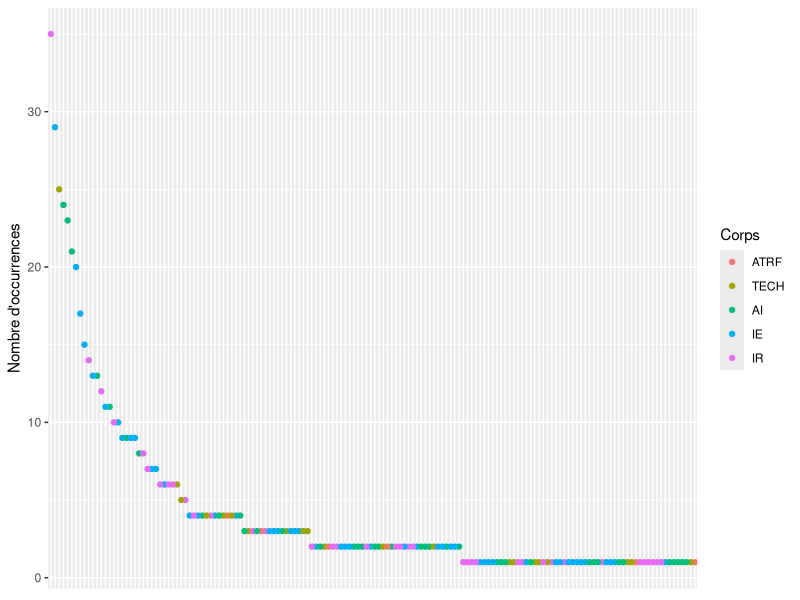
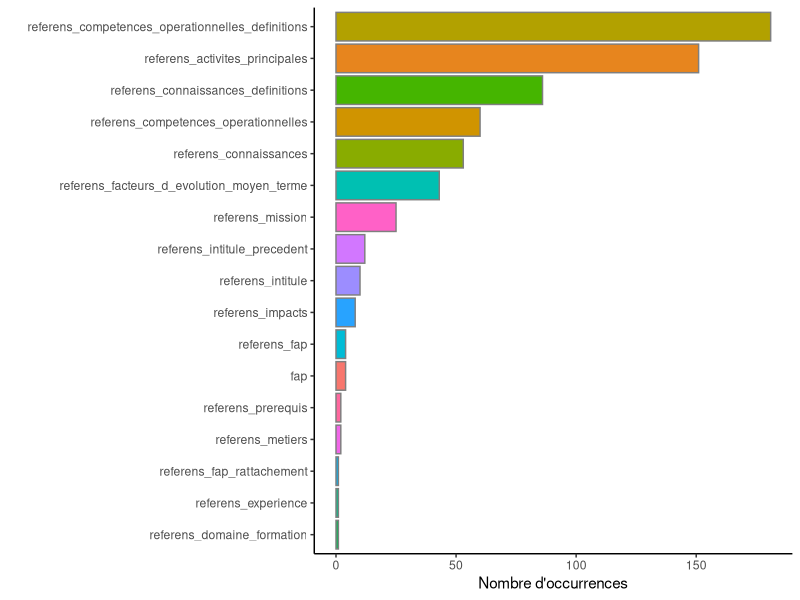
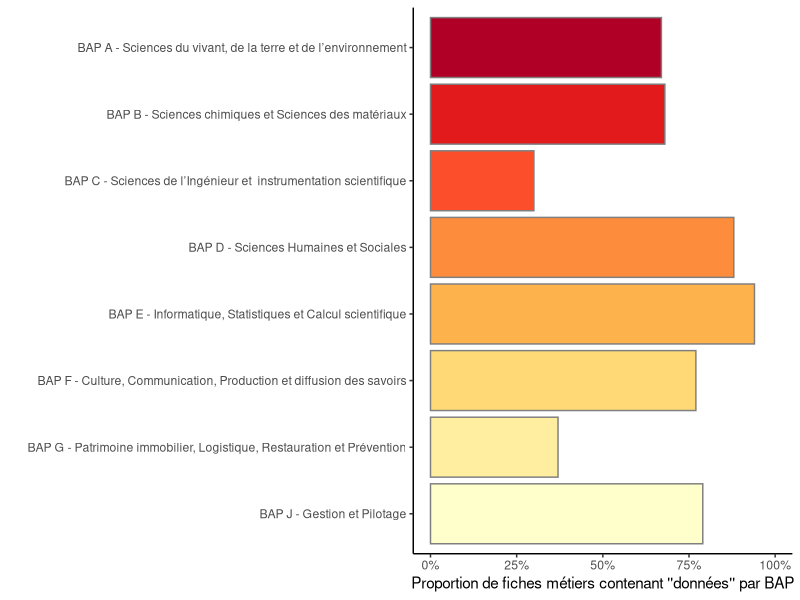
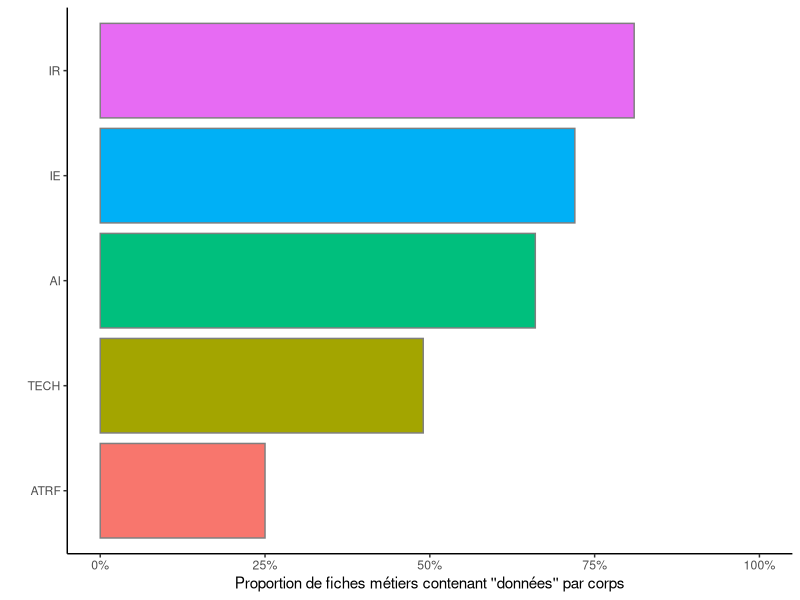
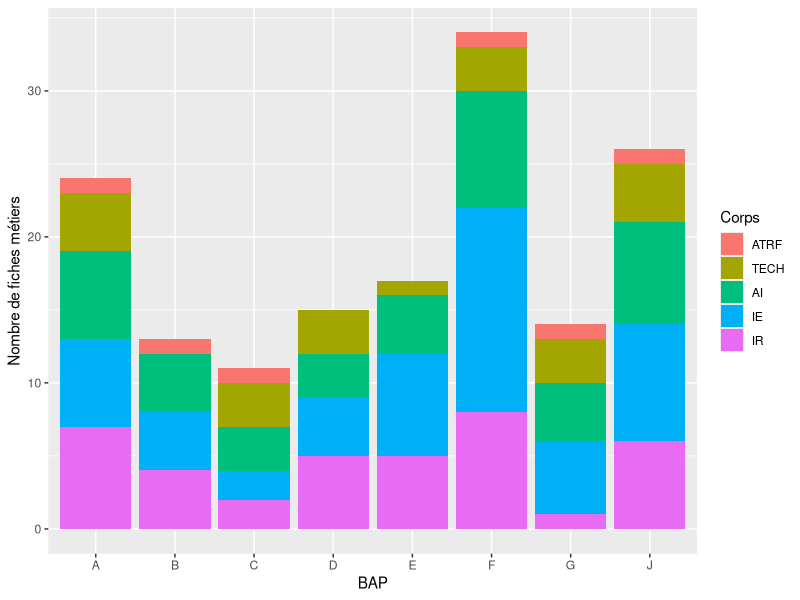
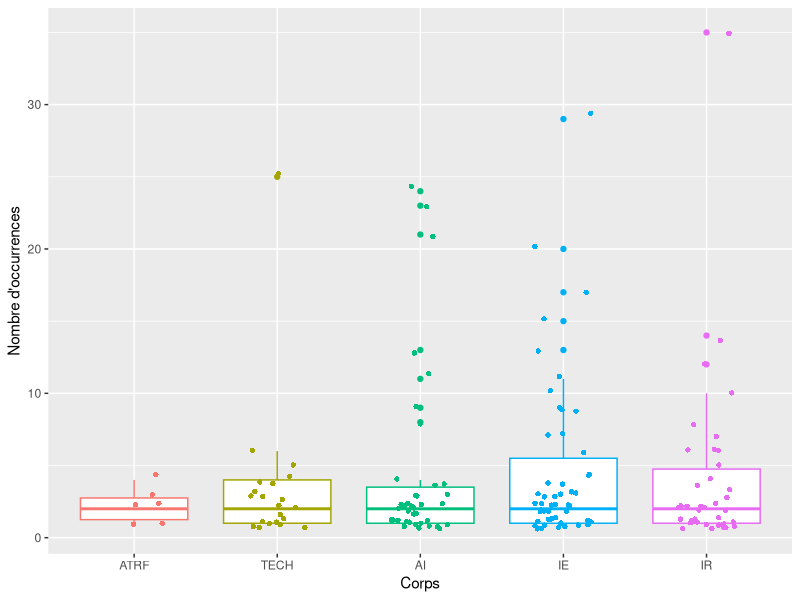

The R script that drew these images, in order:
## ---- chunk 1
knitr::opts_chunk$set(echo = TRUE)
library(tidyr, quietly = TRUE)
library(dplyr, quietly = TRUE)
library(tibble, quietly = TRUE)
library(stringr, quietly = TRUE)
library(ggplot2, quietly = TRUE)
library(forcats, quietly = TRUE)
library(tm, quietly = TRUE)
library(RColorBrewer, quietly = TRUE)
library(knitr, quietly = TRUE)
## ---- chunk 2
data <- read.csv2("fr-esr_referentiel_metier_referens_3.csv") %>%
  mutate(Id = row_number())

variables <- data %>%
  select(-Id) %>%
  colnames()
## ---- chunk 3
donnees <- "Donnees|donnees|Données|données|Donnee|donnee|Donnée|donnée"
## ---- chunk 4
denombrement <- data %>%
  column_to_rownames("Id") %>%
  #select(Nom des colonnes, séparées par une virgule) %>%
  mutate_all(str_count, donnees) %>%
  mutate(somme = rowSums(.)) %>%
  rownames_to_column("Id") %>%
  filter(somme > 0) %>%
  arrange(desc(somme))
  
data_filtered <- data %>%
  filter(Id %in% denombrement$Id) %>%
  mutate(Id = as.character(Id)) %>%
  left_join(denombrement %>% select(Id, somme), by = "Id") %>%
  arrange(desc(somme))
## ---- chunk 5
# Classer les corps dans l'ordre hiérarchique
ordre_corps <- c("ATRF", "TECH", "AI", "IE", "IR")

data_filtered %>%
    mutate(referens_id = fct_reorder(referens_id, -somme),
         referens_cs=factor(referens_cs, levels = ordre_corps)) %>%
  ggplot(aes(x = referens_id, y = somme, color=referens_cs)) +
  geom_point() +
  labs(y = "Nombre d'occurrences", color="Corps") +
  theme(axis.title.x=element_blank(),
        axis.text.x=element_blank(),
        axis.ticks.x=element_blank())
## ---- chunk 6
denombrement %>%
  select(-somme) %>%
  column_to_rownames("Id") %>%
  summarise_all(sum) %>%
  rownames_to_column("Id") %>%
  gather("variable", "somme", -Id) %>%
  filter(somme > 0) %>%
  ggplot(aes(x=fct_reorder(variable, somme), y = somme)) +
  geom_col(aes(fill = variable), color = "grey50") +
  labs(x = "", y = "Nombre d'occurrences")+
  coord_flip()+
  theme_classic() +
  theme(legend.position = "none")
## ---- chunk 7
intitule_TRUE <- denombrement %>%
  filter(denombrement$referens_intitule >0 | denombrement$referens_metiers >0)

intitule_filtered <- data_filtered %>%
  filter(Id %in% intitule_TRUE$Id) %>%
  mutate(Id = as.character(Id),
         referens_cs=factor(referens_cs, levels = ordre_corps)) %>%
  left_join(data_filtered %>% select(Id, somme), by = "Id") %>%
  select(referens_intitule, referens_metiers, bap, referens_fap, referens_cs) %>%
  group_by(bap) %>%
  arrange(referens_cs, .by_group = TRUE)

kable(intitule_filtered, caption = "Métiers incluant le terme 'données' dans leur intitulé")
## ---- chunk 8
BAP_filtered <- data_filtered %>%
  count(bap) %>%
  arrange(bap)

BAP <- data %>%
  count(bap)

BAP_filtered_pourcentage <- BAP_filtered %>%
  left_join(BAP, BAP_filtered, by = "bap") %>%
  mutate(pourcentage_bap=round(n.x/n.y,2),
         bap=fct_reorder(bap, bap, .desc = TRUE))

BAP_filtered_pourcentage %>%
  ggplot(aes(x = bap, y = pourcentage_bap)) +
  geom_col(aes(fill = bap), color = "grey50") +
  labs(x = "", y = "Proportion de fiches métiers contenant ''données'' par BAP") +
  coord_flip() +
  theme_classic() +
  theme(legend.position = "none") +
  scale_fill_manual(values = brewer.pal(8, "YlOrRd")) +
  scale_y_continuous(labels = scales::percent, limits = c(0,1))
## ---- chunk 9

corps_filtered <- data_filtered %>%
  count(referens_cs) %>%
  arrange(desc(n))

corps <- data %>%
  count(referens_cs)

corps_filtered_pourcentage <- corps_filtered %>%
  left_join(corps, corps_filtered, by = "referens_cs") %>%
  mutate(pourcentage_corps=round(n.x/n.y,2),
         referens_cs=factor(referens_cs, levels = ordre_corps))

corps_filtered_pourcentage %>%
  ggplot(aes(x = referens_cs, y = pourcentage_corps)) +
  geom_col(aes(fill = referens_cs), color = "grey50") +
  labs(x = "", y = "Proportion de fiches métiers contenant ''données'' par corps") +
  coord_flip() +
  theme_classic() +
  theme(legend.position = "none") +
  scale_y_continuous(labels = scales::percent, limits = c(0,1))
## ---- chunk 10
data_filtered %>%
      mutate(referens_cs=factor(referens_cs, levels = ordre_corps)) %>%
  ggplot(aes(x = referens_bap_id, fill=referens_cs)) +
    geom_bar() +
      labs(x= "BAP", y = "Nombre de fiches métiers", fill="Corps")
## ---- chunk 11
temp <- data_filtered %>%
  filter(referens_cs %in% c("IE") & referens_bap_id %in% c("F")) %>%
  select (referens_intitule, bap, referens_fap, referens_cs, somme)

  kable(temp, caption="Métiers IE de la BAP F liés aux données") 
## ---- chunk 12
top_metiers <- data_filtered %>%
  filter(somme >= 15) %>%
  arrange(desc(somme)) %>%
  select (referens_intitule, bap, referens_fap, referens_cs, somme)

kable(top_metiers, caption = "Métiers incluant au moins 15 fois le terme 'données'")
## ---- chunk 13
data_filtered %>%
      mutate(referens_cs=factor(referens_cs, levels = ordre_corps)) %>%
  ggplot(aes(x = referens_cs, y = somme, color=referens_cs)) +
    geom_boxplot()+
  geom_jitter(shape=16, position=position_jitter (0.2)) +
    labs(x= "Corps", y = "Nombre d'occurrences", color="Corps")+
  theme(legend.position = "none")
## ---- chunk 14
evolution_metiers <- data_filtered %>%
  mutate(Id = as.character(Id)) %>%
  left_join(denombrement %>% select(Id, referens_facteurs_d_evolution_moyen_terme), by = "Id") %>%
  filter(referens_facteurs_d_evolution_moyen_terme.y >0) %>%
  filter(referens_bap_id %in% c("E", "F", "G", "J")) %>%
  group_by(bap) %>%
  arrange(referens_cs, .by_group = TRUE)

evolution_metiers_extrait <- evolution_metiers %>%
  select (referens_intitule, bap, referens_fap, referens_cs, somme)

  kable(evolution_metiers_extrait, caption = "Métiers où 'données' apparaît comme facteur d'évolution moyen terme") 
## ---- chunk 15
suppression_metiers <- denombrement %>%
  filter(referens_intitule_precedent >0 & referens_intitule ==0) %>%
  mutate(Id = as.character(Id)) %>% 
  select(Id) %>%
  left_join(data_filtered, by = "Id") %>%
  select (referens_intitule, referens_intitule_precedent, bap, referens_fap, referens_cs) %>%
  arrange(referens_cs) # Bug car ne s'ordonne pas par corps

kable(suppression_metiers, caption = "Métiers dont l'ancien intitulé incluait le terme 'données' contrairement à l'intitulé actuel")
